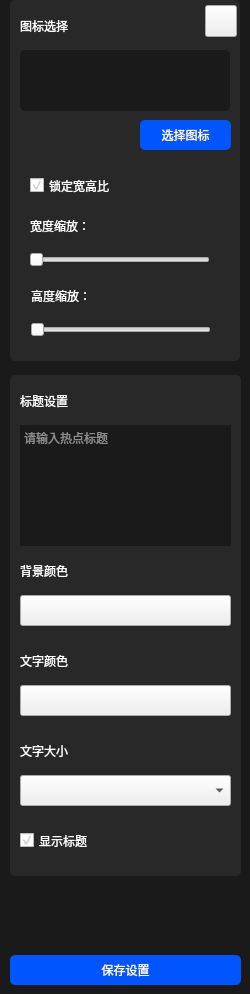
<?xml version="1.0" encoding="UTF-8"?>
<ui version="4.0">
 <class>project_edit_hotpoint_setClass</class>
 <widget class="QWidget" name="project_edit_hotpoint_setClass">
  <property name="geometry">
   <rect>
    <x>0</x>
    <y>0</y>
    <width>250</width>
    <height>994</height>
   </rect>
  </property>
  <property name="windowTitle">
   <string>project_edit_hotpoint</string>
  </property>
  <widget class="QLabel" name="label_bg">
   <property name="geometry">
    <rect>
     <x>0</x>
     <y>-5</y>
     <width>250</width>
     <height>1001</height>
    </rect>
   </property>
   <property name="styleSheet">
    <string notr="true">background-color: rgb(26, 26, 26);</string>
   </property>
   <property name="text">
    <string/>
   </property>
  </widget>
  <widget class="QLabel" name="label_frontCover_2">
   <property name="geometry">
    <rect>
     <x>10</x>
     <y>0</y>
     <width>230</width>
     <height>361</height>
    </rect>
   </property>
   <property name="styleSheet">
    <string notr="true">background-color: rgb(40, 40, 40);
border-radius:5px;</string>
   </property>
   <property name="text">
    <string/>
   </property>
  </widget>
  <widget class="QLabel" name="label_title_2">
   <property name="geometry">
    <rect>
     <x>20</x>
     <y>10</y>
     <width>121</width>
     <height>31</height>
    </rect>
   </property>
   <property name="styleSheet">
    <string notr="true">color: rgb(255, 255, 255);font: 10pt &quot;微软雅黑&quot;;</string>
   </property>
   <property name="text">
    <string>图标选择</string>
   </property>
  </widget>
  <widget class="QLabel" name="label_hp_icon">
   <property name="geometry">
    <rect>
     <x>90</x>
     <y>50</y>
     <width>61</width>
     <height>61</height>
    </rect>
   </property>
   <property name="styleSheet">
    <string notr="true">background-color: rgb(26, 26, 26);
</string>
   </property>
   <property name="text">
    <string/>
   </property>
  </widget>
  <widget class="QPushButton" name="pushButton_selPic">
   <property name="geometry">
    <rect>
     <x>140</x>
     <y>120</y>
     <width>91</width>
     <height>30</height>
    </rect>
   </property>
   <property name="styleSheet">
    <string notr="true">color: rgb(255, 255, 255);
background-color: rgb(0, 85, 255);
border-radius:5px;</string>
   </property>
   <property name="text">
    <string>选择图标</string>
   </property>
  </widget>
  <widget class="QPushButton" name="pushButton_done">
   <property name="geometry">
    <rect>
     <x>10</x>
     <y>955</y>
     <width>231</width>
     <height>30</height>
    </rect>
   </property>
   <property name="styleSheet">
    <string notr="true">color: rgb(255, 255, 255);
background-color: rgb(0, 85, 255);
border-radius:5px;</string>
   </property>
   <property name="text">
    <string>保存设置</string>
   </property>
  </widget>
  <widget class="QLabel" name="label_hp_2">
   <property name="geometry">
    <rect>
     <x>20</x>
     <y>50</y>
     <width>210</width>
     <height>61</height>
    </rect>
   </property>
   <property name="styleSheet">
    <string notr="true">background-color: rgb(26, 26, 26);
border-radius:5px;
</string>
   </property>
   <property name="text">
    <string/>
   </property>
  </widget>
  <widget class="QLabel" name="label_frontCover_4">
   <property name="geometry">
    <rect>
     <x>10</x>
     <y>375</y>
     <width>231</width>
     <height>501</height>
    </rect>
   </property>
   <property name="styleSheet">
    <string notr="true">background-color: rgb(40, 40, 40);
border-radius:5px;</string>
   </property>
   <property name="text">
    <string/>
   </property>
  </widget>
  <widget class="QTextEdit" name="textEdit_tilte">
   <property name="geometry">
    <rect>
     <x>20</x>
     <y>425</y>
     <width>211</width>
     <height>121</height>
    </rect>
   </property>
   <property name="toolTip">
    <string/>
   </property>
   <property name="styleSheet">
    <string notr="true">background-color: rgb(26, 26, 26);
color: rgb(255, 255, 255);
border:0px;</string>
   </property>
   <property name="placeholderText">
    <string>请输入热点标题</string>
   </property>
  </widget>
  <widget class="QLabel" name="label_title">
   <property name="geometry">
    <rect>
     <x>20</x>
     <y>385</y>
     <width>121</width>
     <height>31</height>
    </rect>
   </property>
   <property name="styleSheet">
    <string notr="true">color: rgb(255, 255, 255);font: 10pt &quot;微软雅黑&quot;;</string>
   </property>
   <property name="text">
    <string>标题设置</string>
   </property>
  </widget>
  <widget class="QCheckBox" name="checkBox_ShowTitle">
   <property name="geometry">
    <rect>
     <x>20</x>
     <y>825</y>
     <width>161</width>
     <height>31</height>
    </rect>
   </property>
   <property name="styleSheet">
    <string notr="true">color: rgb(255, 255, 255);
font: 10pt &quot;微软雅黑&quot;;</string>
   </property>
   <property name="text">
    <string>显示标题</string>
   </property>
   <property name="checked">
    <bool>true</bool>
   </property>
  </widget>
  <widget class="QCheckBox" name="checkBox_zoom">
   <property name="geometry">
    <rect>
     <x>30</x>
     <y>170</y>
     <width>161</width>
     <height>31</height>
    </rect>
   </property>
   <property name="styleSheet">
    <string notr="true">color: rgb(255, 255, 255);
font: 10pt &quot;微软雅黑&quot;;</string>
   </property>
   <property name="text">
    <string>锁定宽高比</string>
   </property>
   <property name="checked">
    <bool>true</bool>
   </property>
  </widget>
  <widget class="QSlider" name="horizontalSlider_w">
   <property name="geometry">
    <rect>
     <x>29</x>
     <y>250</y>
     <width>181</width>
     <height>20</height>
    </rect>
   </property>
   <property name="orientation">
    <enum>Qt::Horizontal</enum>
   </property>
  </widget>
  <widget class="QLabel" name="label">
   <property name="geometry">
    <rect>
     <x>30</x>
     <y>210</y>
     <width>71</width>
     <height>31</height>
    </rect>
   </property>
   <property name="styleSheet">
    <string notr="true">color: rgb(255, 255, 255);
font: 10pt &quot;微软雅黑&quot;;</string>
   </property>
   <property name="text">
    <string>宽度缩放：</string>
   </property>
  </widget>
  <widget class="QSlider" name="horizontalSlider_h">
   <property name="geometry">
    <rect>
     <x>30</x>
     <y>320</y>
     <width>181</width>
     <height>20</height>
    </rect>
   </property>
   <property name="orientation">
    <enum>Qt::Horizontal</enum>
   </property>
  </widget>
  <widget class="QLabel" name="label_2">
   <property name="geometry">
    <rect>
     <x>31</x>
     <y>280</y>
     <width>71</width>
     <height>31</height>
    </rect>
   </property>
   <property name="styleSheet">
    <string notr="true">color: rgb(255, 255, 255);
font: 10pt &quot;微软雅黑&quot;;</string>
   </property>
   <property name="text">
    <string>高度缩放：</string>
   </property>
  </widget>
  <widget class="QPushButton" name="pushButton_close">
   <property name="geometry">
    <rect>
     <x>205</x>
     <y>5</y>
     <width>32</width>
     <height>32</height>
    </rect>
   </property>
   <property name="styleSheet">
    <string notr="true"/>
   </property>
   <property name="text">
    <string/>
   </property>
  </widget>
  <widget class="QLineEdit" name="lineEdit_wzoom">
   <property name="geometry">
    <rect>
     <x>100</x>
     <y>210</y>
     <width>113</width>
     <height>31</height>
    </rect>
   </property>
   <property name="styleSheet">
    <string notr="true">color: rgb(255, 255, 255);
font: 10pt &quot;微软雅黑&quot;;
background-color: rgb(40, 40, 40);
border: 0px;</string>
   </property>
   <property name="alignment">
    <set>Qt::AlignRight|Qt::AlignTrailing|Qt::AlignVCenter</set>
   </property>
  </widget>
  <widget class="QLineEdit" name="lineEdit_hzoom">
   <property name="geometry">
    <rect>
     <x>100</x>
     <y>280</y>
     <width>113</width>
     <height>31</height>
    </rect>
   </property>
   <property name="styleSheet">
    <string notr="true">color: rgb(255, 255, 255);
font: 10pt &quot;微软雅黑&quot;;
background-color: rgb(40, 40, 40);
border: 0px;</string>
   </property>
   <property name="alignment">
    <set>Qt::AlignRight|Qt::AlignTrailing|Qt::AlignVCenter</set>
   </property>
  </widget>
  <widget class="QLabel" name="label_title_3">
   <property name="geometry">
    <rect>
     <x>20</x>
     <y>555</y>
     <width>121</width>
     <height>31</height>
    </rect>
   </property>
   <property name="styleSheet">
    <string notr="true">color: rgb(255, 255, 255);font: 10pt &quot;微软雅黑&quot;;</string>
   </property>
   <property name="text">
    <string>背景颜色</string>
   </property>
  </widget>
  <widget class="QPushButton" name="pushButton_BgColor">
   <property name="geometry">
    <rect>
     <x>20</x>
     <y>595</y>
     <width>211</width>
     <height>31</height>
    </rect>
   </property>
   <property name="text">
    <string/>
   </property>
  </widget>
  <widget class="QPushButton" name="pushButton_TextColor">
   <property name="geometry">
    <rect>
     <x>20</x>
     <y>685</y>
     <width>211</width>
     <height>31</height>
    </rect>
   </property>
   <property name="text">
    <string/>
   </property>
  </widget>
  <widget class="QLabel" name="label_title_4">
   <property name="geometry">
    <rect>
     <x>20</x>
     <y>645</y>
     <width>121</width>
     <height>31</height>
    </rect>
   </property>
   <property name="styleSheet">
    <string notr="true">color: rgb(255, 255, 255);font: 10pt &quot;微软雅黑&quot;;</string>
   </property>
   <property name="text">
    <string>文字颜色</string>
   </property>
  </widget>
  <widget class="QLabel" name="label_title_5">
   <property name="geometry">
    <rect>
     <x>20</x>
     <y>735</y>
     <width>121</width>
     <height>31</height>
    </rect>
   </property>
   <property name="styleSheet">
    <string notr="true">color: rgb(255, 255, 255);font: 10pt &quot;微软雅黑&quot;;</string>
   </property>
   <property name="text">
    <string>文字大小</string>
   </property>
  </widget>
  <widget class="QComboBox" name="comboBox_TextSize">
   <property name="geometry">
    <rect>
     <x>20</x>
     <y>775</y>
     <width>211</width>
     <height>31</height>
    </rect>
   </property>
   <property name="minimumSize">
    <size>
     <width>0</width>
     <height>31</height>
    </size>
   </property>
   <property name="styleSheet">
    <string notr="true">background-color: rgb(0, 85, 255);
color: rgb(255, 255, 255);
font: 10pt &quot;微软雅黑&quot;;
border-width:0;
border-style:outset;
QComboBox::item:hover{background-color:rgba(34,64,96,220)};
QComboBox::item:selected{background-color:rgba(34,64,96,220)};</string>
   </property>
  </widget>
  <zorder>label_bg</zorder>
  <zorder>label_frontCover_2</zorder>
  <zorder>label_title_2</zorder>
  <zorder>pushButton_selPic</zorder>
  <zorder>pushButton_done</zorder>
  <zorder>label_hp_2</zorder>
  <zorder>label_hp_icon</zorder>
  <zorder>label_frontCover_4</zorder>
  <zorder>textEdit_tilte</zorder>
  <zorder>label_title</zorder>
  <zorder>checkBox_ShowTitle</zorder>
  <zorder>checkBox_zoom</zorder>
  <zorder>horizontalSlider_w</zorder>
  <zorder>label</zorder>
  <zorder>horizontalSlider_h</zorder>
  <zorder>label_2</zorder>
  <zorder>pushButton_close</zorder>
  <zorder>lineEdit_wzoom</zorder>
  <zorder>lineEdit_hzoom</zorder>
  <zorder>label_title_3</zorder>
  <zorder>pushButton_BgColor</zorder>
  <zorder>pushButton_TextColor</zorder>
  <zorder>label_title_4</zorder>
  <zorder>label_title_5</zorder>
  <zorder>comboBox_TextSize</zorder>
 </widget>
 <layoutdefault spacing="6" margin="11"/>
 <resources/>
 <connections/>
</ui>
